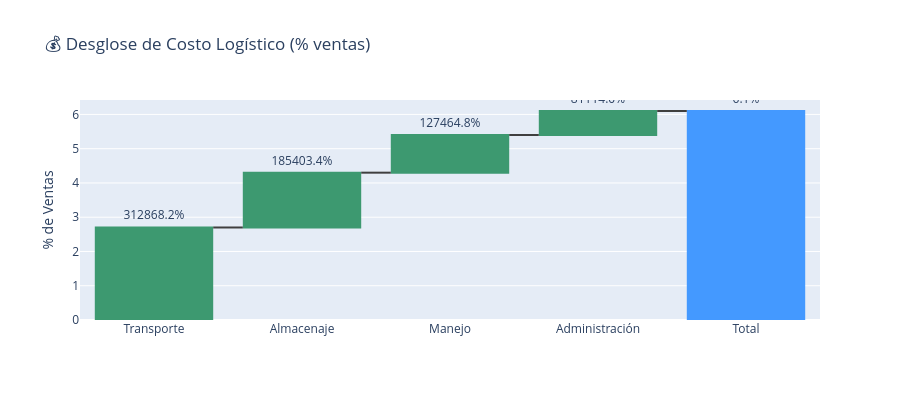

Notebook code for this chart:
### Markdown cell above
---

## 💰 Paso 5: KPI 4 - Costo Logístico (% de Ventas)

**Definición**: Total de costos logísticos como % de ventas netas.

**Fórmula**: `Logistics Cost % = (Costos Logísticos Totales / Ventas Netas) × 100`

**Meta típica**: 5-8% (varía por industria), <5% clase mundial

**Impacto**: Rentabilidad, competitividad, pricing, margen operativo.

### Code cell
# Calcular costos logísticos basados en reglas de negocio realistas
# Ventas = COGS × Markup (típicamente 1.5-2.5 en retail)
markup_factor = 1.8  # 80% markup sobre costo
total_sales = total_cogs * markup_factor

# Costos logísticos como % de ventas (basado en benchmarks de industria)
# Transporte: varía por distancia, consolidación, modal (2-3% ventas)
# Almacenaje: depende de tipo de producto, rotación (1-2% ventas)
# Manejo: picking, packing, labor (0.8-1.5% ventas)
# Administración: sistemas, overhead (0.5-1% ventas)

logistics_cost = {
    'Transporte': 0.027 * total_sales,      # 2.7% - última milla es costosa
    'Almacenaje': 0.016 * total_sales,      # 1.6% - incluye rent, utilities
    'Manejo': 0.011 * total_sales,          # 1.1% - labor de warehouse
    'Administración': 0.007 * total_sales   # 0.7% - WMS, TMS, overhead
}
total_logistics = sum(logistics_cost.values())
logistics_pct = (total_logistics / total_sales) * 100

print(f"📊 Costo Logístico: {logistics_pct:.1f}% de ventas")
print(f"   Ventas totales: ${total_sales:,.0f}")
print(f"   Costo logístico total: ${total_logistics:,.0f}")
print(f"\n📦 Desglose:")
for component, cost in logistics_cost.items():
    print(f"   {component}: ${cost:,.0f} ({cost/total_sales*100:.2f}%)")

# Desglose en waterfall
fig = go.Figure(go.Waterfall(
    x=list(logistics_cost.keys()) + ['Total'],
    y=[v/total_sales*100 for v in logistics_cost.values()] + [logistics_pct],
    measure=['relative']*len(logistics_cost) + ['total'],
    text=[f"{v:.1f}%" for v in list(logistics_cost.values()) + [logistics_pct]],
    textposition='outside',
    connector={'line': {'color': 'rgb(63, 63, 63)'}}
))
fig.update_layout(
    title="💰 Desglose de Costo Logístico (% ventas)",
    yaxis_title="% de Ventas",
    height=400
)
fig.show()

### Figure 1 — Plotly figure (JSON) as saved in the notebook; plotly's stock layout.template omitted (floating-point values rounded to 4 significant figures)
{"data": [{"connector": {"line": {"color": "rgb(63, 63, 63)"}}, "measure": ["relative", "relative", "relative", "relative", "total"], "text": ["312868.2%", "185403.4%", "127464.8%", "81114.0%", "6.1%"], "textposition": "outside", "type": "waterfall", "x": ["Transporte", "Almacenaje", "Manejo", "Administración", "Total"], "y": [2.7, 1.6, 1.1, 0.7, 6.1]}], "layout": {"height": 400, "title": {"text": "💰 Desglose de Costo Logístico (% ventas)"}, "yaxis": {"title": {"text": "% de Ventas"}}}}
